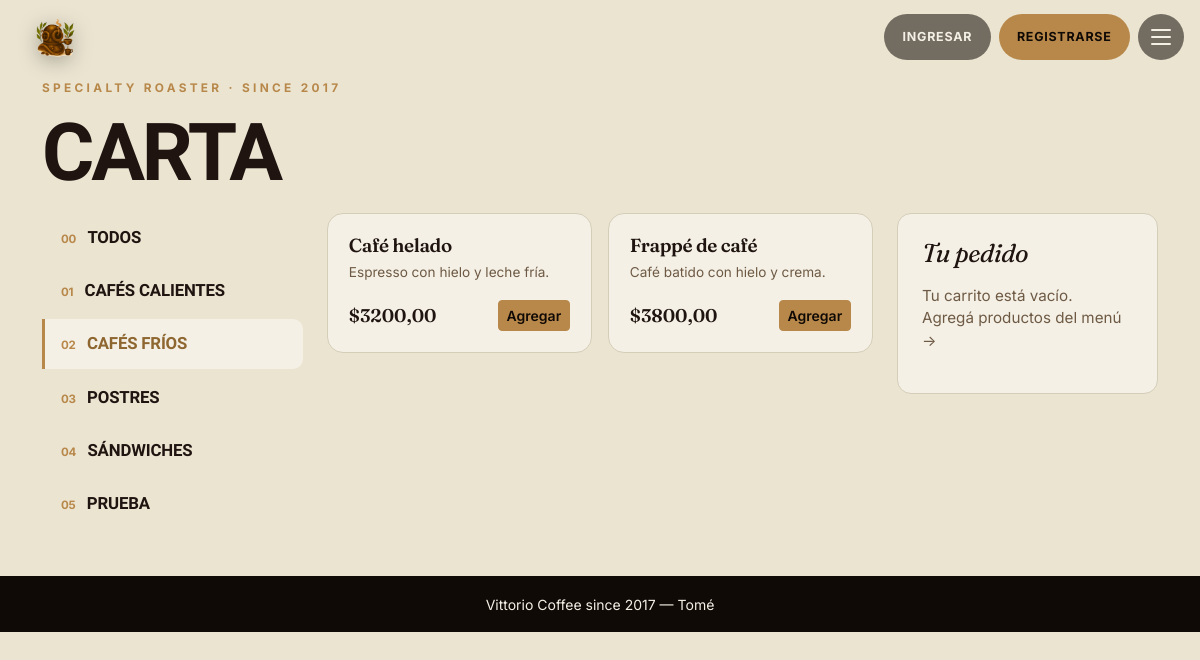
/catalogo/?categoria=2, run on an earlier commit of the app's database.
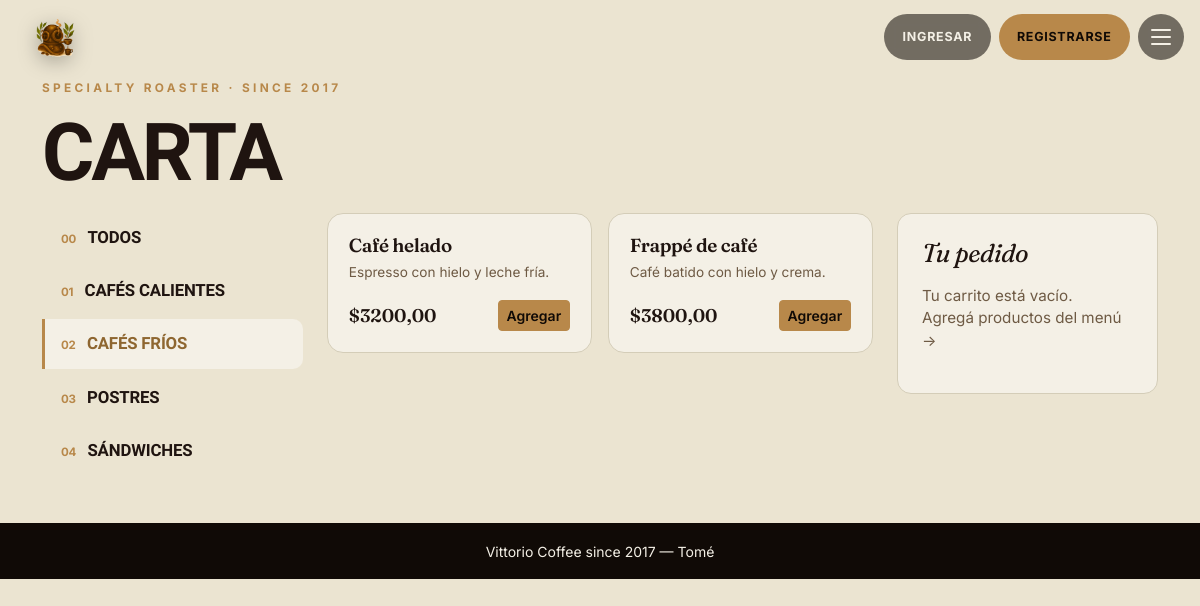
And on a later commit of the database.
### tienda/models.py (models this page shows, shortened)
class Categoria(models.Model):
    nombre = models.CharField(max_length=100, unique=True)  # nombre (no se puede repetir)
    descripcion = models.TextField(blank=True)              # texto opcional
    activa = models.BooleanField(default=True)              # si está activa, se muestra en la carta
    class Meta:
        verbose_name = "Categoría"          # nombre bonito en singular (para el admin)
        verbose_name_plural = "Categorías"  # nombre bonito en plural
        ordering = ["nombre"]               # las muestra ordenadas por nombre

class Producto(models.Model):
    nombre = models.CharField(max_length=150)    # nombre del producto
    descripcion = models.TextField(blank=True)   # descripción opcional
    precio = models.DecimalField(max_digits=8, decimal_places=2, validators=[MinValueValidator(1)])  # precio (mínimo 1)
    categoria = models.ForeignKey(
        Categoria,
        on_delete=models.PROTECT,        # PROTECT = no deja borrar una categoría si tiene productos
        related_name="productos",        # permite hacer: categoria.productos.all()
    )
    imagen = models.ImageField(upload_to="productos/", blank=True, null=True)  # foto (opcional)
    disponible = models.BooleanField(default=True)   # si está disponible para comprar
    destacado = models.BooleanField(default=False)   # si se muestra como destacado
    creado = models.DateTimeField(auto_now_add=True)  # guarda la fecha de creación sola
    class Meta:
        verbose_name = "Producto"
        verbose_name_plural = "Productos"
        ordering = ["nombre"]  # ordenados por nombre

### tienda/views.py (the view)
# urls.py: path("catalogo/", views.catalogo, name="catalogo"),
def catalogo(request):
    productos = Producto.objects.filter(disponible=True).select_related("categoria")  # solo los disponibles
    categorias = Categoria.objects.filter(activa=True)  # solo las categorías activas
    categoria_id = request.GET.get("categoria")  # lee ?categoria=X de la URL (el filtro)
    if categoria_id and categoria_id.isdigit():  # isdigit() = chequea que sea un número (seguridad)
        productos = productos.filter(categoria_id=categoria_id)  # filtra por esa categoría
    items, total = _items_carrito(request.session)  # arma el resumen del carrito
    return render(request, "catalogo.html", {
        "productos": productos,
        "categorias": categorias,
        "categoria_actual": categoria_id,
        "items": items,
        "total": total,
    })

### tienda/views.py (called while the page is built, shortened)
def _items_carrito(session):
    carrito= session.get("carrito", {})  # el carrito vive en la sesión (un diccionario {id: cantidad})
    if not isinstance(carrito, dict):  # seguridad: si el carrito no es un diccionario, lo vacía
        carrito = {}
    items, total= [], 0
    return items, total

### tienda/templates/catalogo.html (shortened to what this page needs)
{% extends "base.html" %}
{% block contenido %}
<p class="section-eyebrow">Specialty roaster · since 2017</p>
<h1 class="carta-title">Carta</h1>
<div class="row g-4">
    <div class="col-lg-3">
        <nav class="cat-nav">
            <a href="{% url 'tienda:catalogo' %}"
               class="cat-nav__item {% if not categoria_actual %}is-active{% endif %}">
                <span class="cat-nav__num">00</span><span>Todos</span>
            </a>
            {% for c in categorias %}
                <a href="?categoria={{ c.id }}"
                   class="cat-nav__item {% if categoria_actual == c.id|stringformat:'s' %}is-active{% endif %}">
                    <span class="cat-nav__num">0{{ forloop.counter }}</span><span>{{ c.nombre }}</span>
                </a>
            {% endfor %}
        </nav>
    </div>
    <div class="col-lg-6">
        <div class="row g-3">
            {% for producto in productos %}
                <div class="col-sm-6">
                    <article class="prod-card">
                        <h2 class="prod-card__name">{{ producto.nombre }}</h2>
                        <p class="prod-card__desc">{{ producto.descripcion|truncatechars:70 }}</p>
                        <div class="prod-card__foot">
                            <span class="prod-card__price">${{ producto.precio }}</span>
                            <a href="{% url 'tienda:agregar_al_carrito' producto.id %}"
                               class="btn btn-primary btn-sm">Agregar</a>
                        </div>
                    </article>
                </div>
            {% empty %}
                <p class="text-muted">No hay productos disponibles{% if categoria_actual %} en esta categoría{% endif %}.</p>
            {% endfor %}
        </div>
    </div>
    <div class="col-lg-3">
        <aside class="cart-aside">
            <h2 class="cart-aside__title">Tu pedido</h2>
            {% if items %}
                <ul class="cart-aside__list">
                    {% for item in items %}
                        <li>
                            <div class="d-flex justify-content-between">
                                <span>{{ item.cantidad }}× {{ item.producto.nombre }}</span>
                                <span>${{ item.subtotal }}</span>
                            </div>
                            <a href="{% url 'tienda:quitar_del_carrito' item.producto.id %}" class="cart-aside__remove">quitar</a>
                        </li>
                    {% endfor %}
                </ul>
                <div class="cart-aside__total">
                    <span>Total</span><strong>${{ total }}</strong>
                </div>
                <a href="{% url 'tienda:checkout' %}" class="btn btn-primary w-100">Finalizar compra</a>
            {% else %}
                <p class="cart-aside__empty">Tu carrito está vacío.<br>Agregá productos del menú →</p>
            {% endif %}
        </aside>
    </div>
</div>
{% endblock %}

What changed in the data, as far as the page shows it:
removed Categoria: nombre "PRUEBA"
